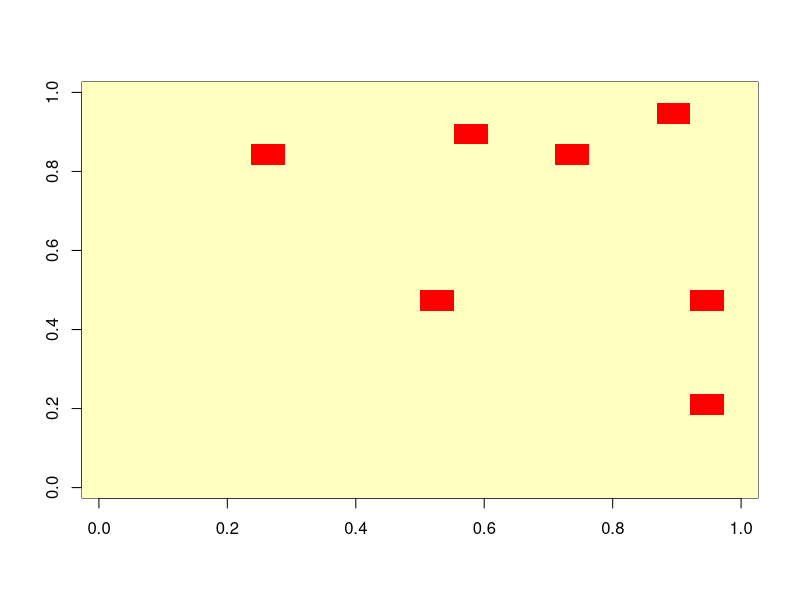
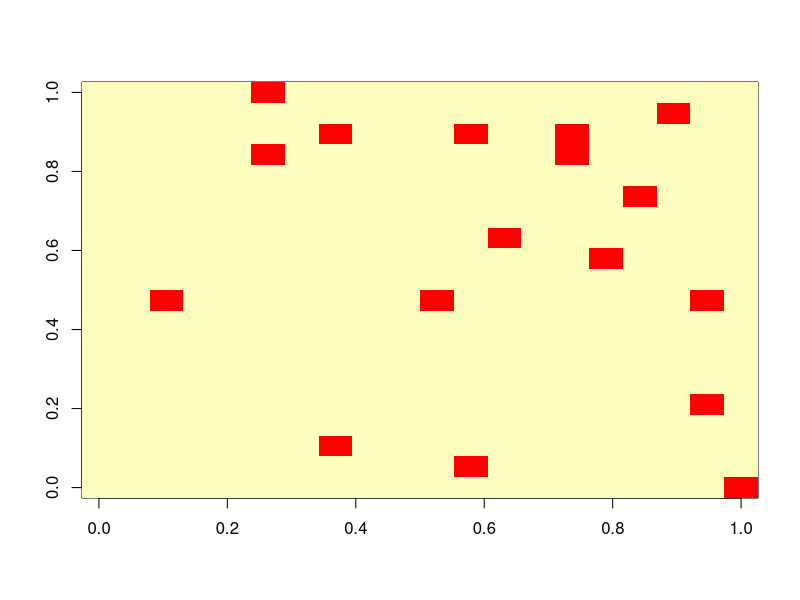
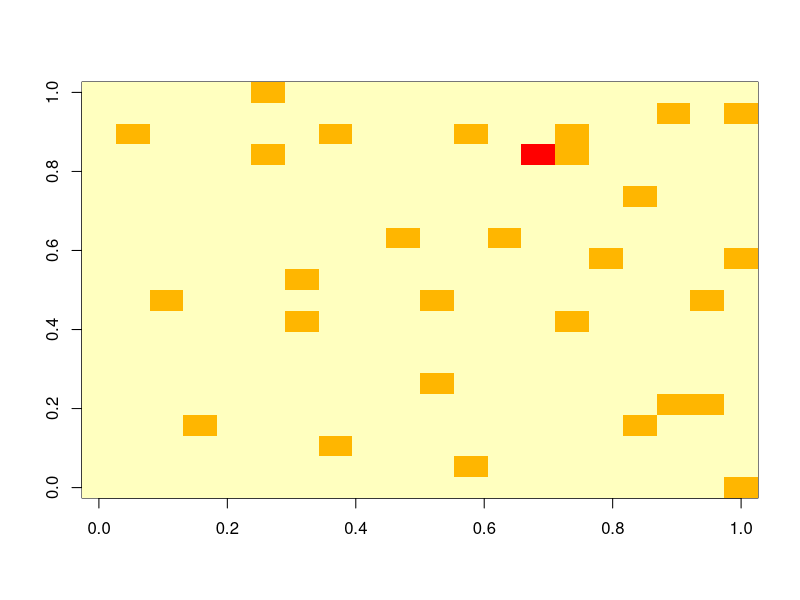
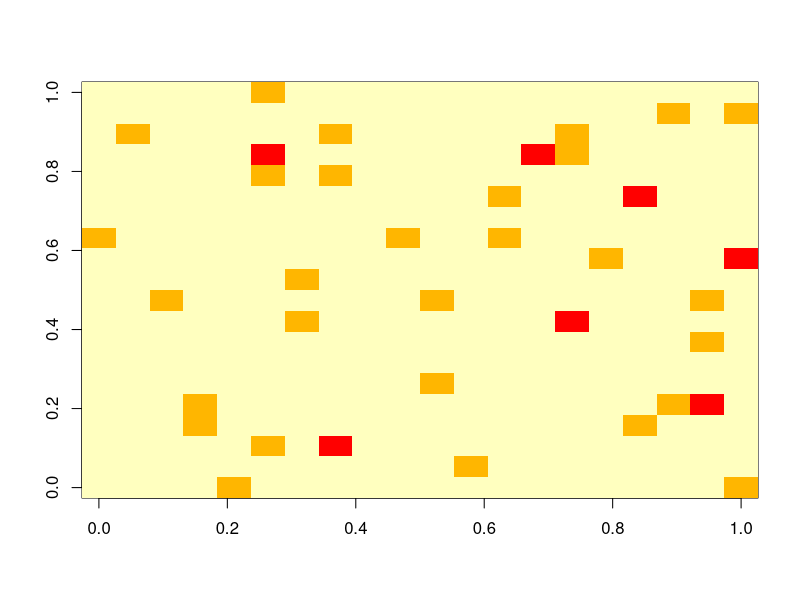
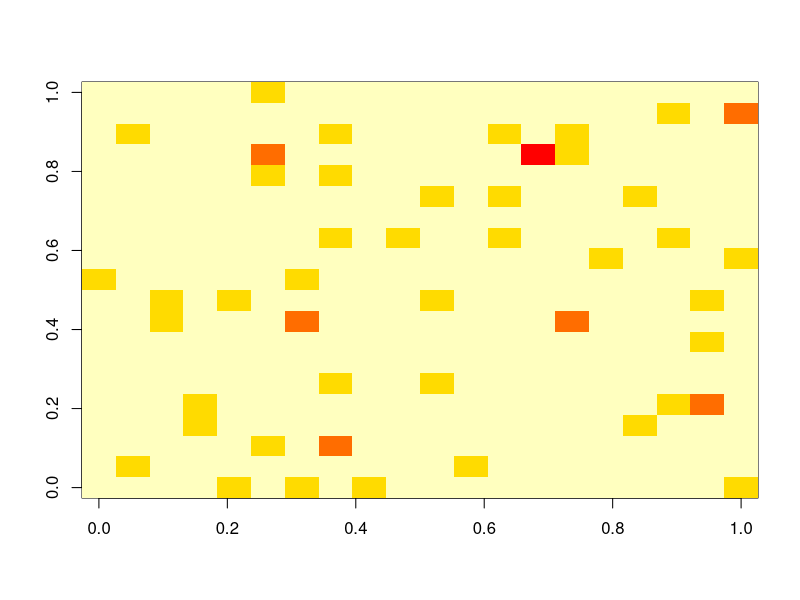
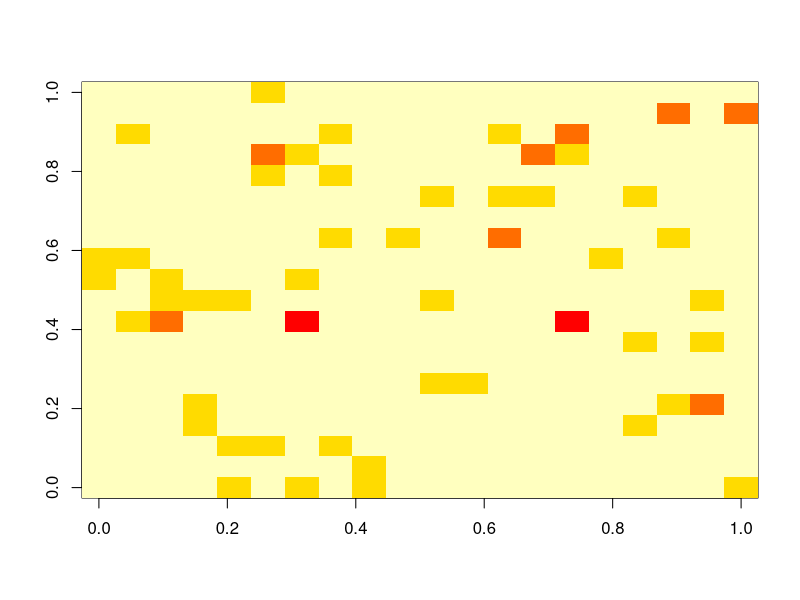
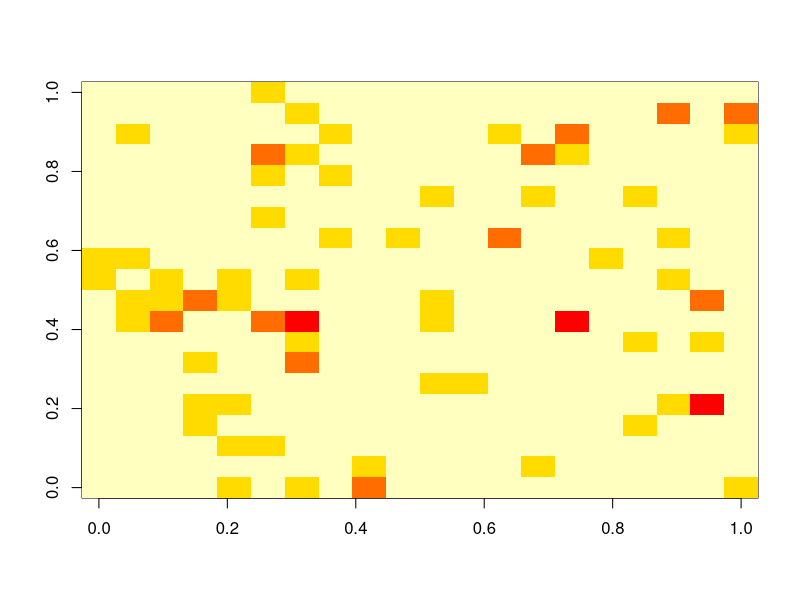
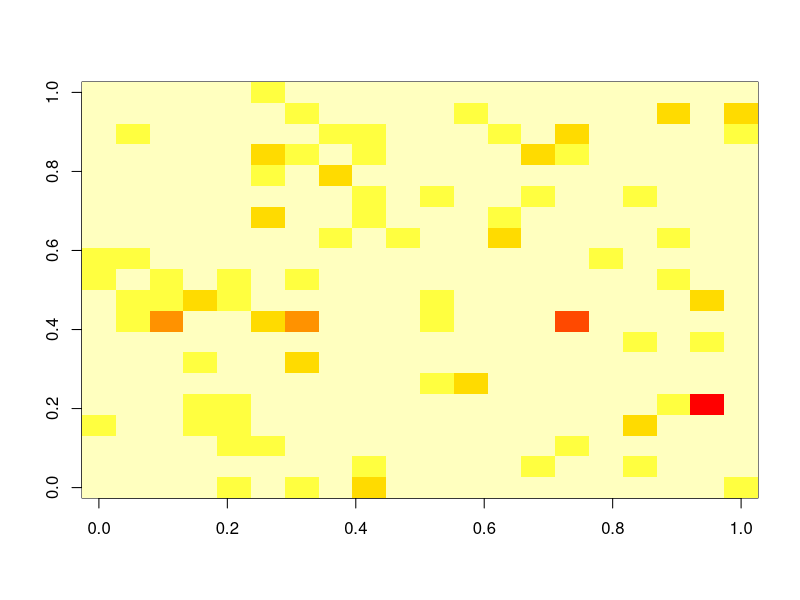

Source code (R) for these figures, in order: (Note: a time limit stopped this script after it produced the figures.)
      ## spatial and temporal distancing COVID-19
      ## example code
      ## CJA Bradshaw
      ## March 2020
      
      ## remove everything
      rm(list = ls())
      
      # set up spatial matrix
      mat.dim <- 20 # size of matrix (landscape)
      spat.layer <- matrix(data=0, nrow=mat.dim, ncol=mat.dim)
      
      popn <- 1000 # population size
      infect.pr <- 0.02 # probability of infection between two individuals per time step
      
      max.move <- round(mat.dim/2, 0) # maximum movement (cells) in one coordinate axis per time interval
      min.move <- 0 # minimum number of cells to move
      move.prob <- 0.5 # probability of moving in a given time interval
      move.pr.red <- 0.2 # equates to an 80% reduction in movement probability
      move.pr <- move.prob*move.pr.red
      exp.pr <- 0.5 # probability of exposure (decreases with increasing temporal distancing)
        
      # infection spread
      t.steps <- 50 # number of time steps
      iter <- 1000 # number of iterations
      itdiv <- iter/10
      tot.inf.out <- matrix(data=NA, nrow=iter, ncol=t.steps+1)
      
      for (s in 1:iter) {
        
        # place population randomly into grid
        row.rn <- sample(1:mat.dim, popn, replace=T)
        col.rn <- sample(1:mat.dim, popn, replace=T)
        
        spat.init <- spat.layer
        
        for (p in 1:popn) {
          spat.init[row.rn[p], col.rn[p]] <- spat.init[row.rn[p], col.rn[p]] + 1   
        }
        spat.init
        
        # start infection processes
        init.infect <- 1 # initial number of infected in the matrix
        
        # randomly allocate infected number of people to start matrix
        st.pop.coords <- which(spat.init > 0,  arr.ind=T) # populated cell coordinates
        ran.inf.coords <- sample(1:dim(st.pop.coords)[1], init.infect, replace=T)
        st.inf.coords <- as.matrix(t(st.pop.coords[ran.inf.coords,]))
        st.inf.coords
        
        infect.mat <- spat.layer
        infect.mat[st.inf.coords[1,1], st.inf.coords[1,2]] <- init.infect
        not.infect.mat <- spat.init - infect.mat
        
        infect.n <- rep(0,t.steps+1) # number infected time series
        infect.n[1] <- init.infect
        
        for (t in 2:(t.steps+1)) {
        
          for (i in 1:mat.dim) {
            for (j in 1:mat.dim) {
              
              ## total pop in cell
              n.infected <- infect.mat[i,j]
              n.not.infected <- not.infect.mat[i,j]
              cell.pop <- n.not.infected + n.infected
              prop.infected <- n.infected/cell.pop
              
              if (cell.pop > 0) {
                ## new infections
                pr.new.infect <- ifelse(((exp.pr*infect.pr)^(1-prop.infected)) > 1, 1, ((exp.pr*infect.pr)^(1-prop.infected))) # probability of a new infection
                n.new.infect <- rbinom(n=1, size=n.not.infected, prob=pr.new.infect)
                
                # update infection & non-infection layers
                infect.mat[i,j] <- infect.mat[i,j] + n.new.infect
                not.infect.mat[i,j] <- ifelse(cell.pop - infect.mat[i,j] < 0, 0, cell.pop - infect.mat[i,j])
                
                # recalculate infected & non-infected
                n.infected <- infect.mat[i,j]
                n.not.infected <- not.infect.mat[i,j]
                
                # movement
                # move infected people first
                if (n.infected > 0) {
                  move.row.rn <- sample(min.move:max.move, n.infected, replace=T) # move rows
                  move.col.rn <- sample(min.move:max.move, n.infected, replace=T) # move columns
                  
                  dir.row.rn <- sample(c(-1,1), n.infected, replace=T) # direction rows
                  dir.col.rn <- sample(c(-1,1), n.infected, replace=T) # direction columns
            
                                    ## both directions ok
                  for (n in 1:n.infected) {
                    if (rbinom(1,1,move.pr) == 1)  {
                      if (i + move.row.rn[n]*dir.row.rn[n] < mat.dim & i + move.row.rn[n]*dir.row.rn[n] > 0) {
                        if (j + move.col.rn[n]*dir.col.rn[n] < mat.dim & j + move.col.rn[n]*dir.col.rn[n] > 0) {
                          infect.mat[i + move.row.rn[n]*dir.row.rn[n], j + move.col.rn[n]*dir.col.rn[n]] <- infect.mat[i + move.row.rn[n]*dir.row.rn[n], j + move.col.rn[n]*dir.col.rn[n]] + 1
                          infect.mat[i, j] <- ifelse((infect.mat[i, j] - 1) < 0, 0, infect.mat[i, j] - 1)
                        }
                      }
                    }
                  }
                  # cannot move max rows; try other direction
                  for (n in 1:n.infected) {
                    if (rbinom(1,1,move.pr) == 1)  {
                      if (i + move.row.rn[n]*dir.row.rn[n] > mat.dim & i + move.row.rn[n]*dir.row.rn[n] > 0) {
                        if (j + move.col.rn[n]*dir.col.rn[n] < mat.dim & j + move.col.rn[n]*dir.col.rn[n] > 0) {
                          infect.mat[i + move.row.rn[n]*-1*dir.row.rn[n], j + move.col.rn[n]*dir.col.rn[n]] <- infect.mat[i + move.row.rn[n]*-1*dir.row.rn[n], j + move.col.rn[n]*dir.col.rn[n]] + 1
                          infect.mat[i, j] <- ifelse((infect.mat[i, j] - 1) < 0, 0, infect.mat[i, j] - 1)
                         }
                        }
                      }
                    } 
                    # cannot move min rows; try other direction
                    for (n in 1:n.infected) {
                      if (rbinom(1,1,move.pr) == 1)  {
                        if (i + move.row.rn[n]*dir.row.rn[n] < mat.dim & i + move.row.rn[n]*dir.row.rn[n] < 0) {
                        if (j + move.col.rn[n]*dir.col.rn[n] < mat.dim & j + move.col.rn[n]*dir.col.rn[n] > 0) {
                          infect.mat[i + move.row.rn[n]*-1*dir.row.rn[n], j + move.col.rn[n]*dir.col.rn[n]] <- infect.mat[i + move.row.rn[n]*-1*dir.row.rn[n], j + move.col.rn[n]*dir.col.rn[n]] + 1
                          infect.mat[i, j] <- ifelse((infect.mat[i, j] - 1) < 0, 0, infect.mat[i, j] - 1)
                          }
                        }
                      } 
                    }
                  # cannot move max cols; try other direction
                  for (n in 1:n.infected) {
                    if (rbinom(1,1,move.pr) == 1)  {
                      if (i + move.row.rn[n]*dir.row.rn[n] < mat.dim & i + move.row.rn[n]*dir.row.rn[n] > 0) {
                      if (j + move.col.rn[n]*dir.col.rn[n] > mat.dim & j + move.col.rn[n]*dir.col.rn[n] > 0) {
                        infect.mat[i + move.row.rn[n]*dir.row.rn[n], j + move.col.rn[n]*-1*dir.col.rn[n]] <- infect.mat[i + move.row.rn[n]*dir.row.rn[n], j + move.col.rn[n]*-1*dir.col.rn[n]] + 1
                        infect.mat[i, j] <- ifelse((infect.mat[i, j] - 1) < 0, 0, infect.mat[i, j] - 1)
                        }
                      }
                    }
                  }
                  # cannot move min cols; try other direction
                  for (n in 1:n.infected) {
                    if (rbinom(1,1,move.pr) == 1)  {
                      if (i + move.row.rn[n]*dir.row.rn[n] < mat.dim & i + move.row.rn[n]*dir.row.rn[n] > 0) {
                      if (j + move.col.rn[n]*dir.col.rn[n] < mat.dim & j + move.col.rn[n]*dir.col.rn[n] < 0) {
                        infect.mat[i + move.row.rn[n]*dir.row.rn[n], j + move.col.rn[n]*-1*dir.col.rn[n]] <- infect.mat[i + move.row.rn[n]*dir.row.rn[n], j + move.col.rn[n]*-1*dir.col.rn[n]] + 1
                        infect.mat[i, j] <- ifelse((infect.mat[i, j] - 1) < 0, 0, infect.mat[i, j] - 1)
                        }
                      }
                    }
                  }
                  # recalculate infected & non-infected
                  n.infected <- infect.mat[i,j]
                  n.not.infected <- not.infect.mat[i,j]
                }
              
              
              # move non-infected people now
              if (n.not.infected > 0) {
                move.row.rn <- sample(min.move:max.move, n.not.infected, replace=T) # move rows
                move.col.rn <- sample(min.move:max.move, n.not.infected, replace=T) # move columns
                
                dir.row.rn <- sample(c(-1,1), n.not.infected, replace=T) # direction rows
                dir.col.rn <- sample(c(-1,1), n.not.infected, replace=T) # direction columns
                
                  ## both directions ok
                  for (n in 1:n.not.infected) {
                      if (rbinom(1,1,move.pr) == 1)  {
                      if (i + move.row.rn[n]*dir.row.rn[n] < mat.dim & i + move.row.rn[n]*dir.row.rn[n] > 0) {
                        if (j + move.col.rn[n]*dir.col.rn[n] < mat.dim & j + move.col.rn[n]*dir.col.rn[n] > 0) {
                          not.infect.mat[i + move.row.rn[n]*dir.row.rn[n], j + move.col.rn[n]*dir.col.rn[n]] <- not.infect.mat[i + move.row.rn[n]*dir.row.rn[n], j + move.col.rn[n]*dir.col.rn[n]] + 1
                          not.infect.mat[i, j] <- ifelse((not.infect.mat[i, j] - 1) < 0, 0, not.infect.mat[i, j] - 1)
                        }
                      }
                    }
                  }
      
                  # cannot move max rows; try other direction
                  for (n in 1:n.not.infected) {
                    if (rbinom(1,1,move.pr) == 1)  {
                      if (i + move.row.rn[n]*dir.row.rn[n] > mat.dim & i + move.row.rn[n]*dir.row.rn[n] > 0) {
                        if (j + move.col.rn[n]*dir.col.rn[n] < mat.dim & j + move.col.rn[n]*dir.col.rn[n] > 0) {
                          not.infect.mat[i + move.row.rn[n]*-1*dir.row.rn[n], j + move.col.rn[n]*dir.col.rn[n]] <- not.infect.mat[i + move.row.rn[n]*-1*dir.row.rn[n], j + move.col.rn[n]*dir.col.rn[n]] + 1
                          not.infect.mat[i, j] <- ifelse((not.infect.mat[i, j] - 1) < 0, 0, not.infect.mat[i, j] - 1)
                        }
                      }
                    }
                  }
       
                  # cannot move min rows; try other direction
                  for (n in 1:n.not.infected) {
                    if (rbinom(1,1,move.pr) == 1)  {
                      if (i + move.row.rn[n]*dir.row.rn[n] < mat.dim & i + move.row.rn[n]*dir.row.rn[n] < 0) {
                        if (j + move.col.rn[n]*dir.col.rn[n] < mat.dim & j + move.col.rn[n]*dir.col.rn[n] > 0) {
                          not.infect.mat[i + move.row.rn[n]*-1*dir.row.rn[n], j + move.col.rn[n]*dir.col.rn[n]] <- not.infect.mat[i + move.row.rn[n]*-1*dir.row.rn[n], j + move.col.rn[n]*dir.col.rn[n]] + 1
                          not.infect.mat[i, j] <- ifelse((not.infect.mat[i, j] - 1) < 0, 0, not.infect.mat[i, j] - 1)
                        }
                      }
                    }
                  }
                  
                  # cannot move max cols; try other direction
                  for (n in 1:n.not.infected) {
                    if (rbinom(1,1,move.pr) == 1)  {
                      if (i + move.row.rn[n]*dir.row.rn[n] < mat.dim & i + move.row.rn[n]*dir.row.rn[n] > 0) {
                        if (j + move.col.rn[n]*dir.col.rn[n] > mat.dim & j + move.col.rn[n]*dir.col.rn[n] > 0) {
                          not.infect.mat[i + move.row.rn[n]*dir.row.rn[n], j + move.col.rn[n]*-1*dir.col.rn[n]] <- not.infect.mat[i + move.row.rn[n]*dir.row.rn[n], j + move.col.rn[n]*-1*dir.col.rn[n]] + 1
                          not.infect.mat[i, j] <- ifelse((not.infect.mat[i, j] - 1) < 0, 0, not.infect.mat[i, j] - 1)
                        }
                      }
                    }
                  }
                  
                  # cannot move min cols
                  for (n in 1:n.not.infected) {
                    if (rbinom(1,1,move.pr) == 1)  {
                      if (((i + move.row.rn[n]*dir.row.rn[n]) < mat.dim) & ((i + move.row.rn[n]*dir.row.rn[n]) > 0)) {
                        if (j + move.col.rn[n]*dir.col.rn[n] < mat.dim & j + move.col.rn[n]*dir.col.rn[n] < 0) {
                          not.infect.mat[i + move.row.rn[n]*dir.row.rn[n], j + move.col.rn[n]*-1*dir.col.rn[n]] <- not.infect.mat[i + move.row.rn[n]*dir.row.rn[n], j + move.col.rn[n]*-1*dir.col.rn[n]] + 1
                          not.infect.mat[i, j] <- ifelse((not.infect.mat[i, j] - 1) < 0, 0, not.infect.mat[i, j] - 1)
                        }
                      }
                    }
                  }
                }
              } 
            } # end j loop
          } # end i loop
          
          # sum total infected
          infect.n[t] <- sum(infect.mat)
          image(infect.mat, col=rev(heat.colors(10,1)))
          #print(t)
        
        } # end t loop
      
        #plot(1:(t.steps+1), infect.n, type="l", xlab="time", ylab="number infected")
        if (s %% itdiv==0) print(s) 
        tot.inf.out[s, ] <- infect.n
        
      } # end s loop
      
      inf.ts.med <- apply(tot.inf.out, MARGIN=2, median, na.rm=T) # median number of infections
      inf.ts.lo <- apply(tot.inf.out, MARGIN=2, quantile, probs=0.025, na.rm=T) # lower 95% confidence limit
      inf.ts.up <- apply(tot.inf.out, MARGIN=2, quantile, probs=0.975, na.rm=T) # upper 95% confidence limit
      
      plot(1:(t.steps+1), inf.ts.med, type="l", xlab="time", ylab="number infected")
      lines(1:(t.steps+1), inf.ts.lo, lty=2, col="red")
      lines(1:(t.steps+1), inf.ts.up, lty=2, col="red")
      
      out.dat <- data.frame(1:(t.steps+1), inf.ts.med, inf.ts.up, inf.ts.lo)
      colnames(out.dat) <- c("step", "med", "up", "lo")
      write.table(out.dat,file="80pcMoveRedHalfExp.out.out.csv",sep=",", row.names = F, col.names = T) # save output file
